Frame 1 (no input): blank canvas, image omitted
Frame 60 (no input): blank canvas, image omitted
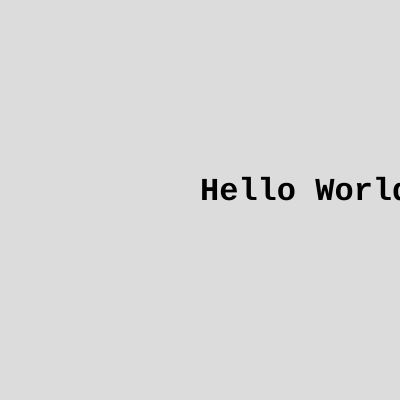
Frame 120 (the mouse pressed at the canvas centre since frame 60)

The p5.js sketch whose frames 1 and 60 were blank and that drew this single picture after the mouse press (run headless with seeded random() and noise() and a simulated clock; from frame 60 on, the mouse is pressed at the canvas centre):

// p5.js sketch
// ── sketch.js
let alpha = 255;

function setup() {
  createCanvas(400, 400);
  textFont('monospace');
  textStyle(BOLD);
  textSize(32);
  background(220);
}

function draw() {
}

function mousePressed() {
  let mot = "Hello World";
  let x = mouseX;
  let y = mouseY;


  fill(0, alpha);
  stroke(0, alpha);

  noStroke();
  text(mot, x, y);

  // Réduire opacité
  alpha = max(alpha - 80, 10);
}
